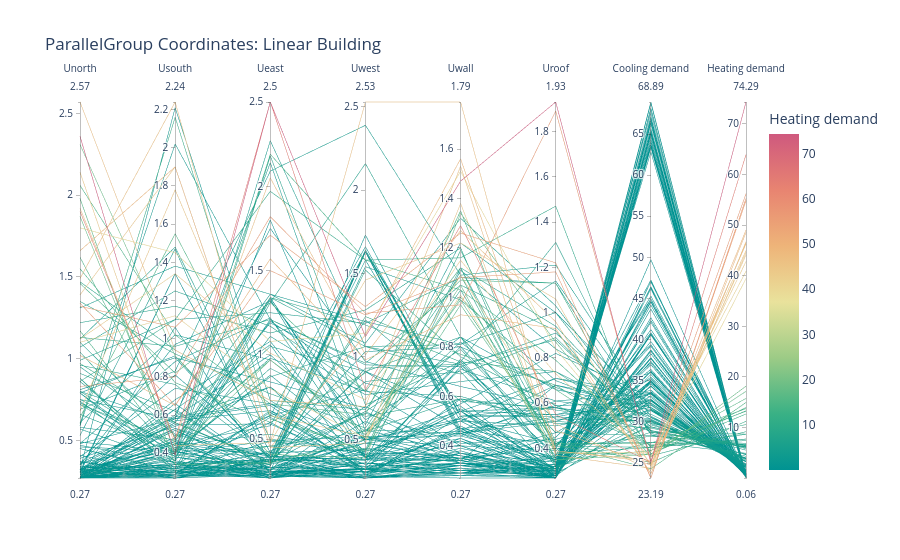

The code cell stored with this chart in its notebook:
### Code cell
# Linear Building 
plotly.offline.init_notebook_mode(connected=True)
fig = px.parallel_coordinates(L_buildings,color="Heating demand", dimensions=["Unorth","Usouth","Ueast","Uwest", "Uwall", 'Uroof',"Cooling demand","Heating demand" ],
    color_continuous_scale=px.colors.diverging.Temps,  title="ParallelGroup Coordinates: Linear Building")
fig.show()

### Figure 1 — Plotly figure (JSON) as saved in the notebook; plotly's stock layout.template omitted (floating-point values rounded to 4 significant figures; data arrays with more than 128 entries replaced by an {"elided": "..."} marker saying what was removed)
{"data": [{"dimensions": [{"label": "Unorth", "values": {"elided": "165 float values"}}, {"label": "Usouth", "values": {"elided": "165 float values"}}, {"label": "Ueast", "values": {"elided": "165 float values"}}, {"label": "Uwest", "values": {"elided": "165 float values"}}, {"label": "Uwall", "values": {"elided": "165 float values"}}, {"label": "Uroof", "values": {"elided": "165 float values"}}, {"label": "Cooling demand", "values": {"elided": "165 float values"}}, {"label": "Heating demand", "values": {"elided": "165 float values"}}], "domain": {"x": [0, 1], "y": [0, 1]}, "line": {"color": {"elided": "165 float values"}, "coloraxis": "coloraxis"}, "name": "", "type": "parcoords"}], "layout": {"coloraxis": {"colorbar": {"title": {"text": "Heating demand"}}, "colorscale": [[0, "rgb(0, 147, 146)"], [0.1667, "rgb(57, 177, 133)"], [0.3333, "rgb(156, 203, 134)"], [0.5, "rgb(233, 226, 156)"], [0.6667, "rgb(238, 180, 121)"], [0.8333, "rgb(232, 132, 113)"], [1, "rgb(207, 89, 126)"]]}, "legend": {"tracegroupgap": 0}, "title": {"text": "ParallelGroup Coordinates: Linear Building"}}}
